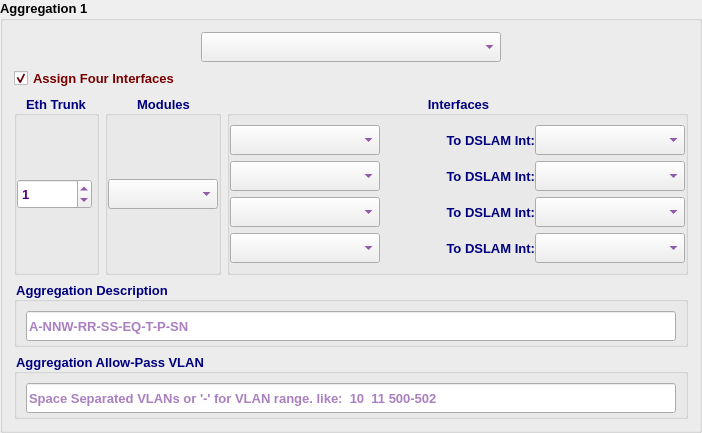
        <widget class="QGroupBox" name="agg1GB">
         <property name="sizePolicy">
          <sizepolicy hsizetype="Expanding" vsizetype="Expanding">
           <horstretch>0</horstretch>
           <verstretch>0</verstretch>
          </sizepolicy>
         </property>
         <property name="minimumSize">
          <size>
           <width>0</width>
           <height>0</height>
          </size>
         </property>
         <property name="maximumSize">
          <size>
           <width>16777215</width>
           <height>800</height>
          </size>
         </property>
         <property name="font">
          <font>
           <family>Tahoma</family>
           <pointsize>10</pointsize>
           <weight>75</weight>
           <bold>true</bold>
          </font>
         </property>
         <property name="title">
          <string>Aggregation 1 </string>
         </property>
         <layout class="QVBoxLayout" name="verticalLayout_3">
          <item>
           <layout class="QHBoxLayout" name="horizontalLayout_9">
            <item>
             <spacer name="horizontalSpacer_6">
              <property name="font">
               <font>
                <family>Tahoma</family>
                <pointsize>10</pointsize>
               </font>
              </property>
              <property name="orientation">
               <enum>Qt::Horizontal</enum>
              </property>
              <property name="sizeHint" stdset="0">
               <size>
                <width>40</width>
                <height>20</height>
               </size>
              </property>
             </spacer>
            </item>
            <item>
             <widget class="QComboBox" name="agg1CB">
              <property name="minimumSize">
               <size>
                <width>300</width>
                <height>30</height>
               </size>
              </property>
              <property name="maximumSize">
               <size>
                <width>300</width>
                <height>30</height>
               </size>
              </property>
              <property name="font">
               <font>
                <family>Tahoma</family>
                <pointsize>10</pointsize>
                <weight>75</weight>
                <bold>true</bold>
               </font>
              </property>
              <property name="styleSheet">
               <string notr="true">color: rgb(85, 0, 127);</string>
              </property>
             </widget>
            </item>
            <item>
             <spacer name="horizontalSpacer_7">
              <property name="font">
               <font>
                <family>Tahoma</family>
                <pointsize>10</pointsize>
               </font>
              </property>
              <property name="orientation">
               <enum>Qt::Horizontal</enum>
              </property>
              <property name="sizeHint" stdset="0">
               <size>
                <width>40</width>
                <height>20</height>
               </size>
              </property>
             </spacer>
            </item>
           </layout>
          </item>
          <item>
           <widget class="QCheckBox" name="agg14IntCB">
            <property name="font">
             <font>
              <family>Tahoma</family>
              <pointsize>10</pointsize>
              <weight>75</weight>
              <bold>true</bold>
             </font>
            </property>
            <property name="styleSheet">
             <string notr="true">color: rgb(120, 0, 0);</string>
            </property>
            <property name="text">
             <string>Assign Four Interfaces</string>
            </property>
            <property name="checked">
             <bool>true</bool>
            </property>
           </widget>
          </item>
          <item>
           <layout class="QHBoxLayout" name="horizontalLayout_5">
            <item>
             <widget class="QGroupBox" name="groupBox_2">
              <property name="maximumSize">
               <size>
                <width>85</width>
                <height>16777215</height>
               </size>
              </property>
              <property name="font">
               <font>
                <family>Tahoma</family>
                <pointsize>10</pointsize>
                <weight>75</weight>
                <bold>true</bold>
               </font>
              </property>
              <property name="styleSheet">
               <string notr="true">color: rgb(0, 0, 127);</string>
              </property>
              <property name="title">
               <string>Eth Trunk</string>
              </property>
              <property name="alignment">
               <set>Qt::AlignCenter</set>
              </property>
              <layout class="QVBoxLayout" name="verticalLayout">
               <property name="spacing">
                <number>0</number>
               </property>
               <property name="leftMargin">
                <number>0</number>
               </property>
               <property name="topMargin">
                <number>0</number>
               </property>
               <property name="rightMargin">
                <number>0</number>
               </property>
               <property name="bottomMargin">
                <number>0</number>
               </property>
               <item>
                <widget class="QSpinBox" name="agg1EthSB">
                 <property name="minimumSize">
                  <size>
                   <width>75</width>
                   <height>30</height>
                  </size>
                 </property>
                 <property name="maximumSize">
                  <size>
                   <width>75</width>
                   <height>30</height>
                  </size>
                 </property>
                 <property name="font">
                  <font>
                   <family>Tahoma</family>
                   <pointsize>10</pointsize>
                   <weight>75</weight>
                   <bold>true</bold>
                  </font>
                 </property>
                 <property name="styleSheet">
                  <string notr="true">color: rgb(85, 0, 127);</string>
                 </property>
                 <property name="maximum">
                  <number>1000</number>
                 </property>
                 <property name="value">
                  <number>1</number>
                 </property>
                </widget>
               </item>
              </layout>
             </widget>
            </item>
            <item>
             <widget class="QGroupBox" name="groupBox_6">
              <property name="maximumSize">
               <size>
                <width>200</width>
                <height>16777215</height>
               </size>
              </property>
              <property name="font">
               <font>
                <family>Tahoma</family>
                <pointsize>10</pointsize>
                <weight>75</weight>
                <bold>true</bold>
               </font>
              </property>
              <property name="styleSheet">
               <string notr="true">color: rgb(0, 0, 127);</string>
              </property>
              <property name="title">
               <string>Modules</string>
              </property>
              <property name="alignment">
               <set>Qt::AlignCenter</set>
              </property>
              <layout class="QHBoxLayout" name="horizontalLayout_16">
               <property name="spacing">
                <number>0</number>
               </property>
               <property name="leftMargin">
                <number>0</number>
               </property>
               <property name="topMargin">
                <number>0</number>
               </property>
               <property name="rightMargin">
                <number>0</number>
               </property>
               <property name="bottomMargin">
                <number>0</number>
               </property>
               <item>
                <widget class="QComboBox" name="a1mCB">
                 <property name="minimumSize">
                  <size>
                   <width>110</width>
                   <height>30</height>
                  </size>
                 </property>
                 <property name="maximumSize">
                  <size>
                   <width>110</width>
                   <height>30</height>
                  </size>
                 </property>
                 <property name="font">
                  <font>
                   <family>Tahoma</family>
                   <pointsize>10</pointsize>
                   <weight>75</weight>
                   <bold>true</bold>
                  </font>
                 </property>
                 <property name="styleSheet">
                  <string notr="true">color: rgb(85, 0, 127);</string>
                 </property>
                </widget>
               </item>
              </layout>
             </widget>
            </item>
            <item>
             <widget class="QGroupBox" name="groupBox">
              <property name="sizePolicy">
               <sizepolicy hsizetype="Expanding" vsizetype="Preferred">
                <horstretch>0</horstretch>
                <verstretch>0</verstretch>
               </sizepolicy>
              </property>
              <property name="font">
               <font>
                <family>Tahoma</family>
                <pointsize>10</pointsize>
                <weight>75</weight>
                <bold>true</bold>
               </font>
              </property>
              <property name="styleSheet">
               <string notr="true">color: rgb(0, 0, 127);</string>
              </property>
              <property name="title">
               <string>Interfaces</string>
              </property>
              <property name="alignment">
               <set>Qt::AlignCenter</set>
              </property>
              <layout class="QVBoxLayout" name="verticalLayout_6">
               <property name="leftMargin">
                <number>0</number>
               </property>
               <property name="rightMargin">
                <number>0</number>
               </property>
               <item>
                <widget class="QFrame" name="agg1Int1Frame">
                 <property name="font">
                  <font>
                   <family>Tahoma</family>
                   <pointsize>10</pointsize>
                  </font>
                 </property>
                 <property name="frameShape">
                  <enum>QFrame::NoFrame</enum>
                 </property>
                 <property name="frameShadow">
                  <enum>QFrame::Raised</enum>
                 </property>
                 <layout class="QHBoxLayout" name="horizontalLayout_14">
                  <property name="spacing">
                   <number>0</number>
                  </property>
                  <property name="leftMargin">
                   <number>0</number>
                  </property>
                  <property name="topMargin">
                   <number>0</number>
                  </property>
                  <property name="rightMargin">
                   <number>0</number>
                  </property>
                  <property name="bottomMargin">
                   <number>0</number>
                  </property>
                  <item>
                   <widget class="QComboBox" name="agg1Int1CB">
                    <property name="minimumSize">
                     <size>
                      <width>150</width>
                      <height>30</height>
                     </size>
                    </property>
                    <property name="maximumSize">
                     <size>
                      <width>150</width>
                      <height>30</height>
                     </size>
                    </property>
                    <property name="font">
                     <font>
                      <family>Tahoma</family>
                      <pointsize>10</pointsize>
                      <weight>75</weight>
                      <bold>true</bold>
                     </font>
                    </property>
                    <property name="styleSheet">
                     <string notr="true">color: rgb(85, 0, 127);</string>
                    </property>
                   </widget>
                  </item>
                  <item>
                   <widget class="QLabel" name="label_2">
                    <property name="minimumSize">
                     <size>
                      <width>155</width>
                      <height>30</height>
                     </size>
                    </property>
                    <property name="maximumSize">
                     <size>
                      <width>16777215</width>
                      <height>30</height>
                     </size>
                    </property>
                    <property name="font">
                     <font>
                      <family>Tahoma</family>
                      <pointsize>10</pointsize>
                      <weight>75</weight>
                      <bold>true</bold>
                     </font>
                    </property>
                    <property name="text">
                     <string>To DSLAM Int:</string>
                    </property>
                    <property name="alignment">
                     <set>Qt::AlignRight|Qt::AlignTrailing|Qt::AlignVCenter</set>
                    </property>
                   </widget>
                  </item>
                  <item>
                   <widget class="QComboBox" name="a1i1diCB">
                    <property name="sizePolicy">
                     <sizepolicy hsizetype="Expanding" vsizetype="Preferred">
                      <horstretch>0</horstretch>
                      <verstretch>0</verstretch>
                     </sizepolicy>
                    </property>
                    <property name="minimumSize">
                     <size>
                      <width>150</width>
                      <height>30</height>
                     </size>
                    </property>
                    <property name="maximumSize">
                     <size>
                      <width>250</width>
                      <height>30</height>
                     </size>
                    </property>
                    <property name="font">
                     <font>
                      <family>Tahoma</family>
                      <pointsize>10</pointsize>
                      <weight>75</weight>
                      <bold>true</bold>
                     </font>
                    </property>
                    <property name="styleSheet">
                     <string notr="true">color: rgb(85, 0, 127);</string>
                    </property>
                   </widget>
                  </item>
                 </layout>
                </widget>
               </item>
               <item>
                <widget class="QFrame" name="agg1Int2Frame">
                 <property name="font">
                  <font>
                   <family>Tahoma</family>
                   <pointsize>10</pointsize>
                  </font>
                 </property>
                 <property name="frameShape">
                  <enum>QFrame::NoFrame</enum>
                 </property>
                 <property name="frameShadow">
                  <enum>QFrame::Raised</enum>
                 </property>
                 <layout class="QHBoxLayout" name="horizontalLayout_13">
                  <property name="spacing">
                   <number>0</number>
                  </property>
                  <property name="leftMargin">
                   <number>0</number>
                  </property>
                  <property name="topMargin">
                   <number>0</number>
                  </property>
                  <property name="rightMargin">
                   <number>0</number>
                  </property>
                  <property name="bottomMargin">
                   <number>0</number>
                  </property>
                  <item>
                   <widget class="QComboBox" name="agg1Int2CB">
                    <property name="minimumSize">
                     <size>
                      <width>150</width>
                      <height>30</height>
                     </size>
                    </property>
                    <property name="maximumSize">
                     <size>
                      <width>150</width>
                      <height>30</height>
                     </size>
                    </property>
                    <property name="font">
                     <font>
                      <family>Tahoma</family>
                      <pointsize>10</pointsize>
                      <weight>75</weight>
                      <bold>true</bold>
                     </font>
                    </property>
                    <property name="styleSheet">
                     <string notr="true">color: rgb(85, 0, 127);</string>
                    </property>
                   </widget>
                  </item>
                  <item>
                   <widget class="QLabel" name="label_3">
                    <property name="minimumSize">
                     <size>
                      <width>155</width>
                      <height>30</height>
                     </size>
                    </property>
                    <property name="maximumSize">
                     <size>
                      <width>16777215</width>
                      <height>30</height>
                     </size>
                    </property>
                    <property name="font">
                     <font>
                      <family>Tahoma</family>
                      <pointsize>10</pointsize>
                      <weight>75</weight>
                      <bold>true</bold>
                     </font>
                    </property>
                    <property name="text">
                     <string>To DSLAM Int:</string>
                    </property>
                    <property name="alignment">
                     <set>Qt::AlignRight|Qt::AlignTrailing|Qt::AlignVCenter</set>
                    </property>
                   </widget>
                  </item>
                  <item>
                   <widget class="QComboBox" name="a1i2diCB">
                    <property name="sizePolicy">
                     <sizepolicy hsizetype="Expanding" vsizetype="Preferred">
                      <horstretch>0</horstretch>
                      <verstretch>0</verstretch>
                     </sizepolicy>
                    </property>
                    <property name="minimumSize">
                     <size>
                      <width>150</width>
                      <height>30</height>
                     </size>
                    </property>
                    <property name="maximumSize">
                     <size>
                      <width>250</width>
                      <height>30</height>
                     </size>
                    </property>
                    <property name="font">
                     <font>
                      <family>Tahoma</family>
                      <pointsize>10</pointsize>
                      <weight>75</weight>
                      <bold>true</bold>
                     </font>
                    </property>
                    <property name="styleSheet">
                     <string notr="true">color: rgb(85, 0, 127);</string>
                    </property>
                   </widget>
                  </item>
                 </layout>
                </widget>
               </item>
               <item>
                <widget class="QFrame" name="agg1Int3Frame">
                 <property name="font">
                  <font>
                   <family>Tahoma</family>
                   <pointsize>10</pointsize>
                  </font>
                 </property>
                 <property name="frameShape">
                  <enum>QFrame::NoFrame</enum>
                 </property>
                 <property name="frameShadow">
                  <enum>QFrame::Raised</enum>
                 </property>
                 <layout class="QHBoxLayout" name="horizontalLayout">
                  <property name="spacing">
                   <number>0</number>
                  </property>
                  <property name="leftMargin">
                   <number>0</number>
                  </property>
                  <property name="topMargin">
                   <number>0</number>
                  </property>
                  <property name="rightMargin">
                   <number>0</number>
                  </property>
                  <property name="bottomMargin">
                   <number>0</number>
                  </property>
                  <item>
                   <widget class="QComboBox" name="agg1Int3CB">
                    <property name="minimumSize">
                     <size>
                      <width>150</width>
                      <height>30</height>
                     </size>
                    </property>
                    <property name="maximumSize">
                     <size>
                      <width>150</width>
                      <height>30</height>
                     </size>
                    </property>
                    <property name="font">
                     <font>
                      <family>Tahoma</family>
                      <pointsize>10</pointsize>
                      <weight>75</weight>
                      <bold>true</bold>
                     </font>
                    </property>
                    <property name="styleSheet">
                     <string notr="true">color: rgb(85, 0, 127);</string>
                    </property>
                   </widget>
                  </item>
                  <item>
                   <widget class="QLabel" name="label_4">
                    <property name="minimumSize">
                     <size>
                      <width>155</width>
                      <height>30</height>
                     </size>
                    </property>
                    <property name="maximumSize">
                     <size>
                      <width>16777215</width>
                      <height>30</height>
                     </size>
                    </property>
                    <property name="font">
                     <font>
                      <family>Tahoma</family>
                      <pointsize>10</pointsize>
                      <weight>75</weight>
                      <bold>true</bold>
                     </font>
                    </property>
                    <property name="text">
                     <string>To DSLAM Int:</string>
                    </property>
                    <property name="alignment">
                     <set>Qt::AlignRight|Qt::AlignTrailing|Qt::AlignVCenter</set>
                    </property>
                   </widget>
                  </item>
                  <item>
                   <widget class="QComboBox" name="a1i3diCB">
                    <property name="sizePolicy">
                     <sizepolicy hsizetype="Expanding" vsizetype="Preferred">
                      <horstretch>0</horstretch>
                      <verstretch>0</verstretch>
                     </sizepolicy>
                    </property>
                    <property name="minimumSize">
                     <size>
                      <width>150</width>
                      <height>30</height>
                     </size>
                    </property>
                    <property name="maximumSize">
                     <size>
                      <width>250</width>
                      <height>30</height>
                     </size>
                    </property>
                    <property name="font">
                     <font>
                      <family>Tahoma</family>
                      <pointsize>10</pointsize>
                      <weight>75</weight>
                      <bold>true</bold>
                     </font>
                    </property>
                    <property name="styleSheet">
                     <string notr="true">color: rgb(85, 0, 127);</string>
                    </property>
                   </widget>
                  </item>
                 </layout>
                </widget>
               </item>
               <item>
                <widget class="QFrame" name="agg1Int4Frame">
                 <property name="font">
                  <font>
                   <family>Tahoma</family>
                   <pointsize>10</pointsize>
                  </font>
                 </property>
                 <property name="frameShape">
                  <enum>QFrame::NoFrame</enum>
                 </property>
                 <property name="frameShadow">
                  <enum>QFrame::Raised</enum>
                 </property>
                 <layout class="QHBoxLayout" name="horizontalLayout_7">
                  <property name="spacing">
                   <number>0</number>
                  </property>
                  <property name="leftMargin">
                   <number>0</number>
                  </property>
                  <property name="topMargin">
                   <number>0</number>
                  </property>
                  <property name="rightMargin">
                   <number>0</number>
                  </property>
                  <property name="bottomMargin">
                   <number>0</number>
                  </property>
                  <item>
                   <widget class="QComboBox" name="agg1Int4CB">
                    <property name="minimumSize">
                     <size>
                      <width>150</width>
                      <height>30</height>
                     </size>
                    </property>
                    <property name="maximumSize">
                     <size>
                      <width>150</width>
                      <height>30</height>
                     </size>
                    </property>
                    <property name="font">
                     <font>
                      <family>Tahoma</family>
                      <pointsize>10</pointsize>
                      <weight>75</weight>
                      <bold>true</bold>
                     </font>
                    </property>
                    <property name="styleSheet">
                     <string notr="true">color: rgb(85, 0, 127);</string>
                    </property>
                   </widget>
                  </item>
                  <item>
                   <widget class="QLabel" name="label_5">
                    <property name="minimumSize">
                     <size>
                      <width>155</width>
                      <height>30</height>
                     </size>
                    </property>
                    <property name="maximumSize">
                     <size>
                      <width>16777215</width>
                      <height>30</height>
                     </size>
                    </property>
                    <property name="font">
                     <font>
                      <family>Tahoma</family>
                      <pointsize>10</pointsize>
                      <weight>75</weight>
                      <bold>true</bold>
                     </font>
                    </property>
                    <property name="text">
                     <string>To DSLAM Int:</string>
                    </property>
                    <property name="alignment">
                     <set>Qt::AlignRight|Qt::AlignTrailing|Qt::AlignVCenter</set>
                    </property>
                   </widget>
                  </item>
                  <item>
                   <widget class="QComboBox" name="a1i4diCB">
                    <property name="sizePolicy">
                     <sizepolicy hsizetype="Expanding" vsizetype="Preferred">
                      <horstretch>0</horstretch>
                      <verstretch>0</verstretch>
                     </sizepolicy>
                    </property>
                    <property name="minimumSize">
                     <size>
                      <width>150</width>
                      <height>30</height>
                     </size>
                    </property>
                    <property name="maximumSize">
                     <size>
                      <width>250</width>
                      <height>30</height>
                     </size>
                    </property>
                    <property name="font">
                     <font>
                      <family>Tahoma</family>
                      <pointsize>10</pointsize>
                      <weight>75</weight>
                      <bold>true</bold>
                     </font>
                    </property>
                    <property name="styleSheet">
                     <string notr="true">color: rgb(85, 0, 127);</string>
                    </property>
                   </widget>
                  </item>
                 </layout>
                </widget>
               </item>
              </layout>
             </widget>
            </item>
           </layout>
          </item>
          <item>
           <widget class="QGroupBox" name="groupBox_3">
            <property name="maximumSize">
             <size>
              <width>16777215</width>
              <height>66</height>
             </size>
            </property>
            <property name="font">
             <font>
              <family>Tahoma</family>
              <pointsize>10</pointsize>
              <weight>75</weight>
              <bold>true</bold>
             </font>
            </property>
            <property name="styleSheet">
             <string notr="true">color: rgb(0, 0, 127);</string>
            </property>
            <property name="title">
             <string>Aggregation Description</string>
            </property>
            <layout class="QHBoxLayout" name="horizontalLayout_2">
             <item>
              <widget class="QLineEdit" name="aggDescLE">
               <property name="minimumSize">
                <size>
                 <width>0</width>
                 <height>30</height>
                </size>
               </property>
               <property name="maximumSize">
                <size>
                 <width>16777215</width>
                 <height>30</height>
                </size>
               </property>
               <property name="font">
                <font>
                 <family>Tahoma</family>
                 <pointsize>10</pointsize>
                 <weight>75</weight>
                 <bold>true</bold>
                </font>
               </property>
               <property name="styleSheet">
                <string notr="true">color: rgb(85, 0, 127);</string>
               </property>
               <property name="readOnly">
                <bool>true</bool>
               </property>
               <property name="placeholderText">
                <string>A-NNW-RR-SS-EQ-T-P-SN</string>
               </property>
              </widget>
             </item>
            </layout>
           </widget>
          </item>
          <item>
           <widget class="QGroupBox" name="groupBox_4">
            <property name="maximumSize">
             <size>
              <width>16777215</width>
              <height>66</height>
             </size>
            </property>
            <property name="font">
             <font>
              <family>Tahoma</family>
              <pointsize>10</pointsize>
              <weight>75</weight>
              <bold>true</bold>
             </font>
            </property>
            <property name="styleSheet">
             <string notr="true">color: rgb(0, 0, 127);</string>
            </property>
            <property name="title">
             <string>Aggregation Allow-Pass VLAN</string>
            </property>
            <layout class="QHBoxLayout" name="horizontalLayout_4">
             <item>
              <widget class="QLineEdit" name="aggAllowPassLE">
               <property name="minimumSize">
                <size>
                 <width>0</width>
                 <height>30</height>
                </size>
               </property>
               <property name="maximumSize">
                <size>
                 <width>16777215</width>
                 <height>30</height>
                </size>
               </property>
               <property name="font">
                <font>
                 <family>Tahoma</family>
                 <pointsize>10</pointsize>
                 <weight>75</weight>
                 <bold>true</bold>
                </font>
               </property>
               <property name="styleSheet">
                <string notr="true">color: rgb(85, 0, 127);</string>
               </property>
               <property name="readOnly">
                <bool>true</bool>
               </property>
               <property name="placeholderText">
                <string>Space Separated VLANs or '-' for VLAN range. like:  10  11 500-502</string>
               </property>
               <property name="cursorMoveStyle">
                <enum>Qt::VisualMoveStyle</enum>
               </property>
              </widget>
             </item>
            </layout>
           </widget>
          </item>
         </layout>
        </widget>
